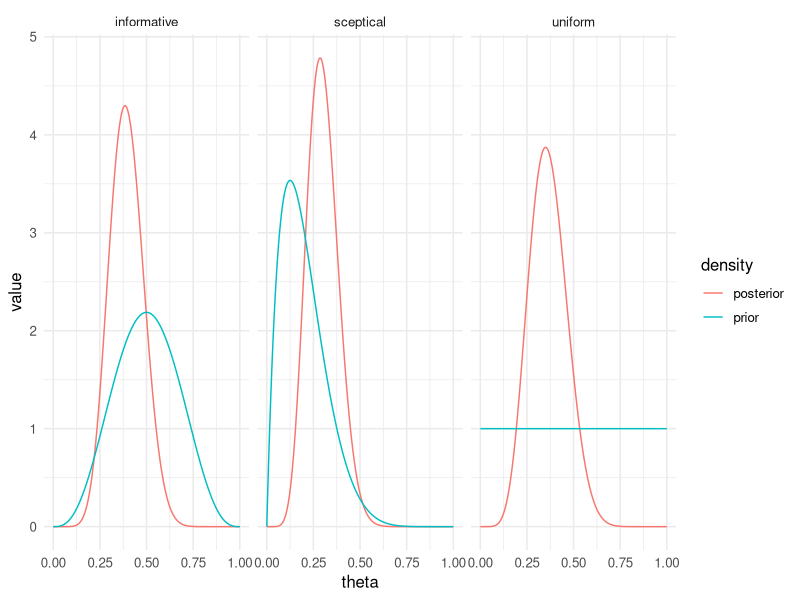

The R source for this figure:
# ============================================================
# Biostatistics Courses
# Course 4 — Week 3, Session 1: Bayesian thinking; alpha vs decision error
# ============================================================

# --- 0. Setup --------------------------------------------------
library(tidyverse)
set.seed(42)
theme_set(theme_minimal(base_size = 12))

# --- 1. Hypothesis / Goal --------------------------------------
# Assess whether a response rate exceeds 0.2 given 7 of 20 successes,
# using three different Beta priors.

# --- 2. Data ---------------------------------------------------
k <- 7; n <- 20
theta <- seq(0, 1, length.out = 400)
priors <- tibble(
  name = c("uniform", "sceptical", "informative"),
  a0 = c(1, 2, 4), b0 = c(1, 8, 4)
)

# --- 3. Visualise ----------------------------------------------
post <- priors |>
  rowwise() |>
  mutate(data = list(tibble(
    theta = theta,
    prior = dbeta(theta, a0, b0),
    posterior = dbeta(theta, a0 + k, b0 + n - k)
  ))) |>
  unnest(data) |>
  pivot_longer(c(prior, posterior), names_to = "density")
p1 <- ggplot(post, aes(theta, value, colour = density)) +
  geom_line() + facet_wrap(~ name)
print(p1)

# --- 4. Assumptions --------------------------------------------
# Exchangeable Bernoulli trials; beta-binomial conjugacy.

# --- 5. Conduct / Fit ------------------------------------------
summ <- priors |>
  rowwise() |>
  mutate(
    post_mean = (a0 + k) / (a0 + b0 + n),
    ci_lo = qbeta(0.025, a0 + k, b0 + n - k),
    ci_hi = qbeta(0.975, a0 + k, b0 + n - k),
    p_gt_0_2 = 1 - pbeta(0.2, a0 + k, b0 + n - k)
  )
bt <- binom.test(k, n, p = 0.2, alternative = "greater")

# --- 6. Report -------------------------------------------------
print(summ)
print(bt)
